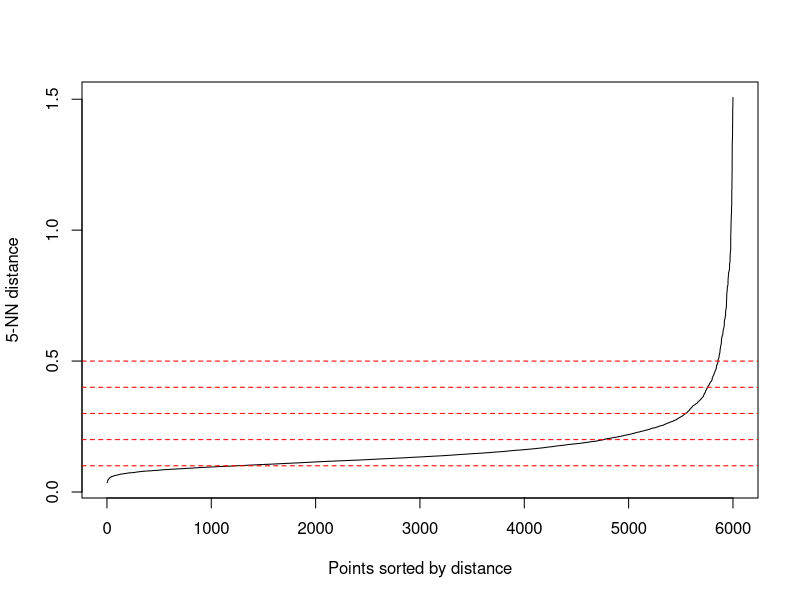
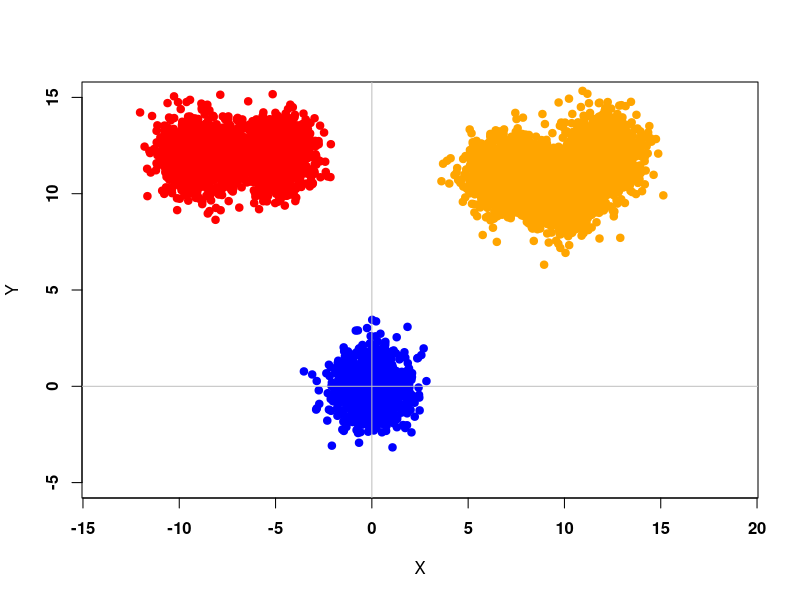

These charts were generated, in order, by the following R code: (Note: this script raises an error after producing the figures.)
# Test

library(readr)
library(tidyverse)
library(dbscan)

###################################################################################
# Plot some data for C++ project

library(MASS)

S <- matrix(c(1,0,0,1),2,2)
mt1 <- c(0,0)
mt2 <- c(10,10)
mt3 <- c(12,12)
mt4 <- c(7, 11)
mt5 <- c(-5, 12)
mt6 <- c(-9, 12)

n1 <- 1000
n2 <- 1000
n3 <- 1000
n4 <- 1000
n5 <- 1000
n6 <- 1000
n <- n1 + n2 + n3 + n4 + n5 + n6

X1 <- mvrnorm(n1, mt1, S)
X2 <- mvrnorm(n2, mt2, S)
X3 <- mvrnorm(n3, mt3, S)
X4 <- mvrnorm(n4, mt4, S)
X5 <- mvrnorm(n5, mt5, S)
X6 <- mvrnorm(n6, mt6, S)


DATA_Cpp <- rbind(X1, X2, X3, X4, X5, X6)
kNN1 <- kNNdistplot(DATA_Cpp, k = 5)
abline(h=.1, col = "red", lty=2)
abline(h=.2, col = "red", lty=2)
abline(h=.3, col = "red", lty=2)
abline(h=.4, col = "red", lty=2)
abline(h=.5, col = "red", lty=2)

# Write to CSV
write.csv(DATA_Cpp, "DataCpp-2D-6000.csv")


plot(X1, ylim = c(-5,15), xlim = c(-10,15), pch = 19, col = "blue", xlab = "X", ylab = "Y", font = 2, asp = 1)
abline(v = 0, h = 0, col = "gray")
points(X2, pch = 19, col = "orange")
points(X3, pch = 19, col = "orange")
points(X4, pch = 19, col = "orange")
points(X5, pch = 19, col = "red")
points(X6, pch = 19, col = "red")

### Visualization
Data_Cluster <- as.data.frame(read.table("Clustered_1.csv", header=FALSE,sep=","))
Data_Cluster <- as.data.frame(read.table("Clustered_Test.csv", header=FALSE,sep=","))

Data_Cluster <- as.data.frame(read.table("Clustered-2D-2000-Eps-0-3_N-5_Rand-0-2.csv", header=FALSE,sep=","))
Data_Cluster <- as.data.frame(read.table("Data_Clustered_S.csv", header=FALSE,sep=","))
Data_Cluster <- as.data.frame(read.table("DataCpp.csv", header=FALSE,sep=","))
#Data_Cluster <- as.data.frame(read.table("D:/Programming/Data-Mining-EiTI---DBSCAN-VP-TREE-C-/Data_Cluster.csv", header=FALSE,sep=","))

cluster <- as.factor(Data_Cluster[,3])
cluster2 <- as.factor(Data_Cluster[,4])
cluster3 <- as.factor(Data_Cluster[,5])

for (x in c(1:length(Data_Cluster[,3]))) {
  if(Data_Cluster[x,3] != Data_Cluster[x,4] || Data_Cluster[x,4] != Data_Cluster[x,5] || Data_Cluster[x,3] != Data_Cluster[x,5]){
    cat(Data_Cluster[x,3], " | ", Data_Cluster[x,4], " | ", Data_Cluster[x,5], "\n")
  }
}


library(ggplot2)
library(ggforce)
#sp <- ggplot(Data_Cluster[,1:2], aes(x=V1, y=V2, colour = cluster, size = cluster)) + geom_point() + geom_point(size = 50, pch = 1) + coord_cartesian(xlim =c(-1, 8), ylim = c(-1, 8))

sp <- ggplot(Data_Cluster[,1:2], aes(x=V1, y=V2, colour = cluster3)) + geom_point() + scale_x_continuous() + scale_y_continuous() #+ theme(aspect.ratio = 1)
sp <- sp + coord_fixed(ratio = 1)
sp <- sp + geom_point(size=10, pch=1) #+ coord_cartesian(xlim = c(0,4), ylim = c(0,4))
#sp <- sp + geom_point(aes(x=Data_Cluster[63,1], y=Data_Cluster[63,2], colour = 'black'))
show(sp)

P_tab = c(0,2,10,15,16,18,19,22,23,24,30,34,45,59,61,63,64,79,86,94,97,100,102,107)
for (zz in 1:length(P_tab)){
  kappa = P_tab[zz]
  sp <- sp + geom_point(aes(x=Data_Cluster[P_tab[zz],1], y=Data_Cluster[P_tab[zz],2], colour = 'yellow'))
  sp <- sp + geom_point(size=10, pch=1)
}


x <- c(0,1,5)
y <- c(0,1,3)
kappa <- as.data.frame(x)
kappa <- cbind(kappa,y)
sp1 <- ggplot(kappa, aes(x=x, y=y)) + geom_point() + coord_fixed(ratio = 1) + geom_circle(aes(x0=x, y0=y, r= 10), data= kappa)
show(sp1)

  # cols <- c((-1)='red',1='blue',2='green',3='yellow');
# plot(Data_Cluster[,1:2], xlim=c(0,8), ylim=c(0,8),col=cols[Data_Cluster[3]])
#show(3^10)


# 
# forestfires <- read_csv("forestfires.csv")
# View(forestfires)
# 
# 
# #forestfires$ISI <- forestfires$ISI[which.max(forestfires$ISI < 30.0)]
# plot(forestfires$ISI, forestfires$temp, xlim=c(0,26))

# Live <- read_csv("Live.csv")
# View(Live)
# plot(Live$num_comments, Live$num_likes)


# ### Cambridge data
# Cambridge_Crime_Data_2009_2016 <- read_csv("Cambridge Crime Data 2009-2016.csv")
# #View(Cambridge_Crime_Data_2009_2016)
# 
# Cambridge_Crime_Data_2009_2016$Crime <- as.numeric(factor(Cambridge_Crime_Data_2009_2016$Crime))
# Cambridge_Crime_Data_2009_2016$`Crime Date Time` <- as.numeric(factor(Cambridge_Crime_Data_2009_2016$`Crime Date Time`))
# plot(Cambridge_Crime_Data_2009_2016$Crime, Cambridge_Crime_Data_2009_2016$`Crime Date Time`)
# 

# ## Example 1: use dbscan on the iris data set
# data(iris)
# iris <- as.matrix(iris[,1:4])
# ## find suitable eps parameter using a k-NN plot for k = dim + 1
# ## Look for the knee!
# kNNdistplot(iris, k = 5)
# abline(h=.5, col = "red", lty=2)
# res <- dbscan(iris, eps = .5, minPts = 5)
# show(res)
# 
# plot(iris[,1], iris[,3])


#############################################################################################################################################################
### TRZEBA w C++ :
### 1) wyswietlic przypisywanie klastrow punktow dla DataCpp z 120 pkt
### 2) wyswietlic cale drzewo zeby zobaczyc listy + ewentualnie stworzyc mape drzewa w R (zarys okregow - mediany)


library(tidyverse)
library(MASS)
library(ggplot2)
library(ggforce)
library(dbscan)

### --- RYSOWANIE ODPOWIEDNIEJ WIELKOSCI OKREGOW --- ###
gg_circle <- function(r, xc, yc, color="black", fill=NA, ...) {
  x <- xc + r*cos(seq(0, pi, length.out=100))
  ymax <- yc + r*sin(seq(0, pi, length.out=100))
  ymin <- yc + r*sin(seq(0, -pi, length.out=100))
  annotate("ribbon", x=x, ymin=ymin, ymax=ymax, color=color, fill=fill, ...)
}


### --- Funkcja z biblioteki DBSCAN --- ###
rr = 0.5
NN = 10
# Data <- as.data.frame(read.table("Data_Clustered_4000_0-1-v2.csv", header=FALSE,sep=","))
Data <- as.data.frame(read.table("Data_Clustere_4000_0-5_10_0-1.csv", header=FALSE,sep=","))
dbsca <- dbscan(Data[,1:2], rr, NN, borderPoints = TRUE)
colur <- as.factor(dbsca[["cluster"]])

jpeg("R-DBSCAN.jpg", width = 2000, height = 2000, quality = 100)
sp <- ggplot(Data[,1:2], aes(x=Data[,1], y=Data[,2], colour = colur)) + geom_point() + scale_x_continuous() + scale_y_continuous() #+ theme(aspect.ratio = 1)
sp <- sp + coord_fixed(ratio = 1)
sp <- sp + geom_point(size=10, pch=1) #+ coord_cartesian(xlim = c(0,4), ylim = c(0,4))
#sp <- sp + geom_point(aes(x=Data_Cluster[63,1], y=Data_Cluster[63,2], colour = 'black'))
show(sp)
dev.off()

jpeg("R-DBSCAN-GG.jpg", width = 2000, height = 2000, quality = 100)
square <- ggplot(Data[,1:2], aes(x=c(min(Data[,1]):max(Data[,1])), y=min(Data[,2]):max(Data[,2])))
for(x in 1:length(Data[,1])){
  square <- square + gg_circle(r=rr, xc=Data[x,1], yc=Data[x,2], color=colur[x], alpha=0.2)
}
show(square)
dev.off()


### --- Dane z C++ --- ###
# Data_Cluster <- as.data.frame(read.table("Data_Clustered_4000.csv", header=FALSE,sep=","))
Data_Cluster <- Data
cluster <- as.factor(Data_Cluster[,3])

jpeg("Cpp-DBSCAN.jpg", width = 2000, height = 2000, quality = 100)
sp <- ggplot(Data_Cluster[,1:2], aes(x=V1, y=V2, colour = cluster)) + geom_point() + scale_x_continuous() + scale_y_continuous() #+ theme(aspect.ratio = 1)
sp <- sp + coord_fixed(ratio = 1)
sp <- sp + geom_point(size=10, pch=1) #+ coord_cartesian(xlim = c(0,4), ylim = c(0,4))
#sp <- sp + geom_point(aes(x=Data_Cluster[63,1], y=Data_Cluster[63,2], colour = 'black'))
show(sp)
dev.off()

jpeg("Cpp-DBSCAN-GG.jpg", width = 2000, height = 2000, quality = 100)
square <- ggplot(Data[,1:2], aes(x=c(min(Data[,1]):max(Data[,1])), y=min(Data[,2]):max(Data[,2])))
for(x in 1:length(Data[,1])){
  square <- square + gg_circle(r=rr, xc=Data[x,1], yc=Data[x,2], color=cluster[x], alpha=0.2)
}
show(square)
dev.off()

### --- Dane z C++ --> VP-TREE v1 --- ###
# Data_Cluster <- as.data.frame(read.table("Data_Clustered_20000.csv", header=FALSE,sep=","))
cluster <- as.factor(Data_Cluster[,4])

jpeg("Cpp-DBSCAN-VP-v1.jpg", width = 2000, height = 2000, quality = 100)
sp <- ggplot(Data_Cluster[,1:2], aes(x=V1, y=V2, colour = cluster)) + geom_point() + scale_x_continuous() + scale_y_continuous() #+ theme(aspect.ratio = 1)
sp <- sp + coord_fixed(ratio = 1)
sp <- sp + geom_point(size=10, pch=1) #+ coord_cartesian(xlim = c(0,4), ylim = c(0,4))
#sp <- sp + geom_point(aes(x=Data_Cluster[63,1], y=Data_Cluster[63,2], colour = 'black'))
show(sp)
dev.off()

jpeg("Cpp-DBSCAN-VP-v1-GG.jpg", width = 2000, height = 2000, quality = 100)
square <- ggplot(Data[,1:2], aes(x=c(min(Data[,1]):max(Data[,1])), y=min(Data[,2]):max(Data[,2])))
for(x in 1:length(Data[,1])){
  square <- square + gg_circle(r=rr, xc=Data[x,1], yc=Data[x,2], color=cluster[x], alpha=0.2)
}
show(square)
dev.off()

### --- Dane z C++ --> VP-TREE v2 --- ###
# Data_Cluster <- as.data.frame(read.table("Data_Clustered_20000.csv", header=FALSE,sep=","))
cluster <- as.factor(Data_Cluster[,5])

jpeg("Cpp-DBSCAN-VP-v2.jpg", width = 2000, height = 2000, quality = 100)
sp <- ggplot(Data_Cluster[,1:2], aes(x=V1, y=V2, colour = cluster)) + geom_point() + scale_x_continuous() + scale_y_continuous() #+ theme(aspect.ratio = 1)
sp <- sp + coord_fixed(ratio = 1)
sp <- sp + geom_point(size=10, pch=1) #+ coord_cartesian(xlim = c(0,4), ylim = c(0,4))
#sp <- sp + geom_point(aes(x=Data_Cluster[63,1], y=Data_Cluster[63,2], colour = 'black'))
show(sp)
dev.off()

jpeg("Cpp-DBSCAN-VP-v2-GG.jpg", width = 2000, height = 2000, quality = 100)
square <- ggplot(Data[,1:2], aes(x=c(min(Data[,1]):max(Data[,1])), y=min(Data[,2]):max(Data[,2])))
for(x in 1:length(Data[,1])){
  square <- square + gg_circle(r=rr, xc=Data[x,1], yc=Data[x,2], color=cluster[x], alpha=0.2)
}
show(square)
dev.off()

table(colur)
table(Data_Cluster[,3])
table(Data_Cluster[,4])
table(Data_Cluster[,5])


Data[Data[,4] == 5,]


##############################################################################################
### Badanie Drzewa z C++
library(tidyverse)
library(MASS)
# library(ggplot2)
library(ggforce)
library(dbscan)
library(igraph)
library(cowplot)

Data120 <- as.data.frame(read.table("Data_Clustered_120_0-5_5_0-1.csv", header=FALSE,sep=","))
Data120 <- as.data.frame(read.table("Data_Clustered_4000_0-5_10_0-1.csv", header=FALSE,sep=","))

Data120 <- as.data.frame(read.table("Data_Clustered_120_0-5_4_0-1_0-9.csv", header=FALSE,sep=","))

Tree1 <- as.data.frame(read.table("Tree1_120.csv", header=TRUE ,sep=","))
Tree2 <- as.data.frame(read.table("Tree2_120.csv", header=TRUE ,sep=","))

Tree1 <- as.data.frame(read.table("Tree1_4000_0-5_10_0-1.csv", header=TRUE ,sep=","))
Tree2 <- as.data.frame(read.table("Tree2_4000_0-5_10_0-1.csv", header=TRUE ,sep=","))

dat <- data.frame(parent=Tree1$ID_Parent, 
                  node=Tree1$ID, 
                  # text=as.character(Tree1$VP.Index))
                  text=as.character(Tree1$L_kid_N+Tree1$R_kid_N))
g <- graph.data.frame(dat)
lay = layout.reingold.tilford(g)
par(mar=rep(0,4), mfrow=c(1,2))
plot(g, layout=lay)

### --- TEST --- ###
Cole <- c("red", "green", "blue", "violet", "gold")
Radi <- 0.5
cluster <- as.factor(Data120[,4])
square <- ggplot(Data120[,1:2], aes(x=V1, y=V2, colour= cluster)) + geom_point()
for(x in 1:length(Data120[,1])){
  square <- square + gg_circle(r=Tree1$Mediana[Tree1$VP.Index==x], xc=Data120[x,1], yc=Data120[x,2], color=, alpha=0.2)
  # square <- square + gg_circle(r=Radi, xc=Data120[x,1], yc=Data120[x,2], color=Cole[cluster[x]], alpha=0.2)
  # print(x)
}
show(square)
# ggsave("CPP-DBSCAN-VP_TREE-v1-GG.jpg", plot = square, device = "jpg",
#         width = 4000, height = 4000, scale = 1, limitsize = FALSE)
print("Rysunek Tree v1 - DONE")
table(cluster)
Data120[Data120[,4] == 3,]

cluster <- as.factor(Data120[,3])
square <- ggplot(Data120[,1:2], aes(x=V1, y=V2, colour= cluster)) + geom_point()
for(x in 1:length(Data120[,1])){
  # square <- square + gg_circle(r=Tree1$Mediana[Tree1$VP.Index==x], xc=Data120[x,1], yc=Data120[x,2], color=, alpha=0.2)
  square <- square + gg_circle(r=Radi, xc=Data120[x,1], yc=Data120[x,2], color=Cole[cluster[x]], alpha=0.2)
  # print(x)
}
show(square)



cluster <- as.factor(Data120[,5])
jpeg("Cpp-DBSCAN-VP_TREE-v2-GG.jpg", width = 2000, height = 2000, quality = 100)
square <- ggplot(Data120[,1:2], aes(x=V1, y=V2, colour= cluster)) + geom_point()
for(x in 1:length(Data120[,1])){
  square <- square + gg_circle(r=Tree1$Mediana[Tree2$VP.Index==x], xc=Data120[x,1], yc=Data120[x,2], color=, alpha=0.2)
}
for(x in 1:length(Data120[,1])){
  square <- square + gg_circle(r=0.5, xc=Data120[x,1], yc=Data120[x,2], color=Cole[cluster[x]], alpha=0.2)
}
show(square)
dev.off()
print("Rysunek Tree v2 - DONE")

Data_Cluster <- Data120

### --- Dane z C++ --- ###
# Data_Cluster <- as.data.frame(read.table("Data_Clustered_4000.csv", header=FALSE,sep=","))
# Data_Cluster <- Data
cluster <- as.factor(Data_Cluster[,3])

square <- ggplot(Data[,1:2], aes(x=c(min(Data[,1]):max(Data[,1])), y=min(Data[,2]):max(Data[,2])))
for(x in 1:length(Data[,1])){
  square <- square + gg_circle(r=rr, xc=Data[x,1], yc=Data[x,2], color=cluster[x], alpha=0.2)
}
show(square)

### --- Dane z C++ --> VP-TREE v1 --- ###
# Data_Cluster <- as.data.frame(read.table("Data_Clustered_20000.csv", header=FALSE,sep=","))
cluster <- as.factor(Data_Cluster[,4])
square <- ggplot(Data[,1:2], aes(x=c(min(Data[,1]):max(Data[,1])), y=min(Data[,2]):max(Data[,2])))
for(x in 1:length(Data[,1])){
  square <- square + gg_circle(r=rr, xc=Data[x,1], yc=Data[x,2], color=cluster[x], alpha=0.2)
}
show(square)

### --- Dane z C++ --> VP-TREE v2 --- ###
# Data_Cluster <- as.data.frame(read.table("Data_Clustered_20000.csv", header=FALSE,sep=","))
cluster <- as.factor(Data_Cluster[,5])

square <- ggplot(Data[,1:2], aes(x=c(min(Data[,1]):max(Data[,1])), y=min(Data[,2]):max(Data[,2])))
for(x in 1:length(Data[,1])){
  square <- square + gg_circle(r=rr, xc=Data[x,1], yc=Data[x,2], color=cluster[x], alpha=0.2)
}
show(square)

table(colur)
table(Data_Cluster[,3])
table(Data_Cluster[,4])
table(Data_Cluster[,5])


# actors <- data.frame(name=c("Alice", "Bob", "Cecil", "David",
#                             "Esmeralda"),
#                      age=c(48,33,45,34,21),
#                      gender=c("F","M","F","M","F"))
# relations <- data.frame(from=c("Bob", "Cecil", "Cecil", "David",
#                                "David", "Esmeralda"),
#                         to=c("Alice", "Bob", "Alice", "Alice", "Bob", "Alice"),
#                         same.dept=c(FALSE,FALSE,TRUE,FALSE,FALSE,TRUE),
#                         friendship=c(4,5,5,2,1,1), advice=c(4,5,5,4,2,3))
# g <- graph_from_data_frame(relations, directed=TRUE, vertices=actors)
# print(g, e=TRUE, v=TRUE)
# plot(g)


# X <- seq(0.1,2, by=0.1)
# Y <- seq(0.1,1.05, by=0.05)
# R <- seq(0.1,2, by=0.1)
# X <- cbind(X, Y)
# X <- cbind(X, R)
# X <- as.data.frame(X)
#
gg_circle <- function(r, xc, yc, color="black", fill=NA, ...) {
  x <- xc + r*cos(seq(0, pi, length.out=100))
  ymax <- yc + r*sin(seq(0, pi, length.out=100))
  ymin <- yc + r*sin(seq(0, -pi, length.out=100))
  annotate("ribbon", x=x, ymin=ymin, ymax=ymax, color=color, fill=fill, ...)
}
# 
# square <- ggplot(X, aes(x=c(min(X):max(X)), y=min(Y):max(Y)))
# for(x in 1:length(X$X)){
#     square <- square + gg_circle(r=X$R[x], xc=X$X[x], yc=X$Y[x], color="blue", fill="red", alpha=0.2)
# }
# show(square)

Qindex_Tree <- as.data.frame(read.table("Qindex-Tree.txt", header=FALSE ,sep=","))
Data_Clu_Qin <- as.data.frame(read.table("Data_Clu_Qin_v1.csv", header=FALSE ,sep=","))
Data_Clu_Qin[Data_Clu_Qin$V3 != Data_Clu_Qin$V4,]
Data_Clu_Qin[Data_Clu_Qin$V3 != Data_Clu_Qin$V4 | Data_Clu_Qin$V3 != Data_Clu_Qin$V5,]
Data_Clu_Qin[Data_Clu_Qin$V3 != Data_Clu_Qin$V4 | Data_Clu_Qin$V4 != Data_Clu_Qin$V5,]

plot(Qindex_Tree)
Qindex_Tree[Qindex_Tree$V1 == 54 | Qindex_Tree$V1 == 62,]
Qindex_Tree[Qindex_Tree$V2 == 24,]

dat <- data.frame(parent=Qindex_Tree$V2, 
                  node=Qindex_Tree$V1, 
                  # text=as.character(Tree1$VP.Index))
                  text=as.character(Tree1$L_kid_N+Tree1$R_kid_N))
g <- graph.data.frame(dat)
lay = layout.reingold.tilford(g)
par(mar=rep(0,4), mfrow=c(1,2))
plot(g, layout=lay)
